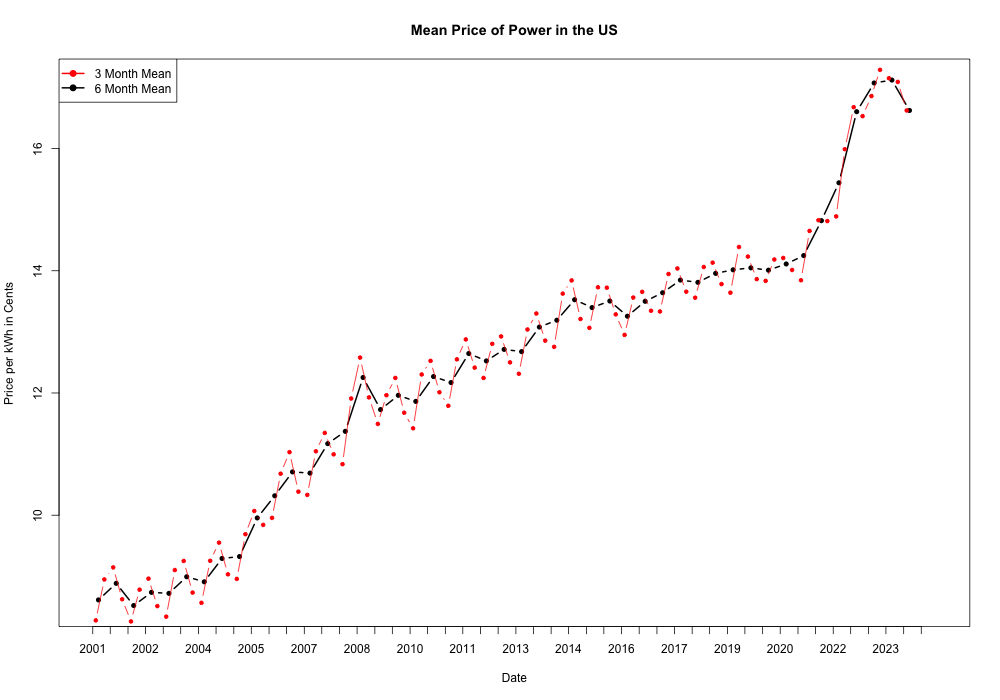

The script that saved this image:
#Dont delete pls
source("config.R")

#Change x in file name
png("plotx.png", width = 1000, height = 700)

start <- as.Date("2001-01-01") # min : 2001/01
end   <- as.Date("2024-12-01") # max : 2024/01
x_ticks <- seq(start, end, by = "6 months") # "x month(s)/year(s)"

plot(avgs_6_month$date, avgs_6_month$price,
     type = "b",
     col = "black",
     pch = 20,
     lwd = 2,
     xlab = "Date",
     ylab = "Price per kWh in Cents",
     main = "Mean Price of Power in the US",
     xlim = c(start, end),
     xaxt = "n")

#line(avgs_year, "black")
#line(avgs_6_month, "red")
#line(avgs_3_month, "green")
line(avgs_3_month, "red")

#point(avgs_year, "2012-01-29", "black", "TESTING")
#ablin("2010-07-1", "black")

axis(1, at = x_ticks, labels = format(x_ticks, "%Y"))

legend("topleft",
       legend = c("3 Month Mean", "6 Month Mean"),
       col = c("red", "black"),
       lty = 1,
       pch = 19,
       lwd = 2)

#Dont delete pls
dev.off()
